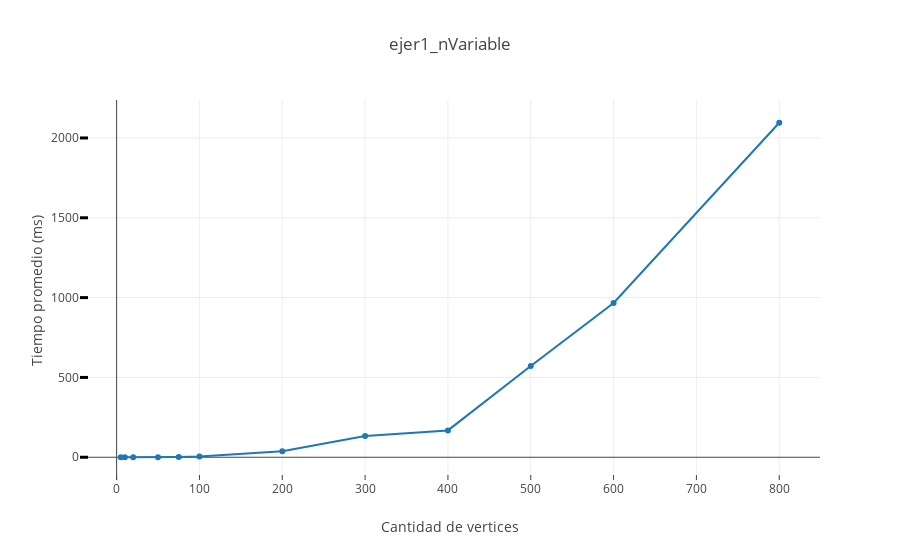

Write notebook code for a chart like this one.
### Code cell
import os
import plotly
import pandas as pd
import numpy as np
import plotly.plotly as py
import plotly.figure_factory as ff
import plotly.graph_objs as go
import collections

plotly.tools.set_credentials_file(username='Fernet', api_key='zC7ogVfVT5UPcpu2VKse')
plotly.offline.init_notebook_mode(connected=True)

#---------------- Settings ----------------

image_ext = "svg" #Extension para bajar los graficos
poda = 5 #Cuantos datos se dejan a cada lado al podar
image_h = 1000
image_w = 1400

#---------------- Funciones ----------------


#Toma el archivo a leer y si se quiere ordenar por tam o por tiempo promedio. Por default, se ordenan por num_tira

#Experimentos 1.1, 2.1 y 3.1, n variable
def procesar_csv_nVar(data_path):
    df = pd.read_csv(data_path, sep = ";")
    cant_exp = df.shape[0] #Shape = (filas, columnas)
    proms = []
    #Ordeno las instancias por tiempo
    df.sort_values("Tiempo", inplace = "True")
    #Descarto los valores en los extremos
    df = df.iloc[poda : cant_exp - poda, :]

    promedio = df["Tiempo"].mean() #Promedio podado de las instancias
    v = df["V"].iloc[0]    
    
    
    ret_data = v, promedio
    
    return ret_data

def procesar_carpeta_nVar(folder_path):
    tam = []
    proms = []
    for root, dirs, files in os.walk(folder_path):
        for file in files:
            if file.endswith(".csv"):
                file = folder_path + "/" + file
                f = open(file, 'r')
                datos = procesar_csv(file)
                tam.append(datos[0])
                proms.append(datos[1])
                f.close()
    
    dict = {"Tam": tam, "Proms": proms}
    df = pd.DataFrame(data = dict)
    df.sort_values("Tam", inplace = True)
    return df

#Experimento 3.2, %const variable
def procesar_csv_pctConstVar(data_path):
    df = pd.read_csv(data_path, sep = ";")
    cant_exp = df.shape[0] #Shape = (filas, columnas)
    pctConst_prom = df["pctConst"].mean().round()
    proms = []
    #Ordeno las instancias por tiempo
    df.sort_values("Tiempo", inplace = "True")
    #Descarto los valores en los extremos
    df = df.iloc[poda : cant_exp - poda, :]

    promedio = df["Tiempo"].mean() #Promedio podado de las instancias
    
    ret_data = pctConst_prom, promedio
    
    return ret_data

def procesar_carpeta_pctConstVar(folder_path):
    tam = []
    proms = []
    for root, dirs, files in os.walk(folder_path):
        for file in files:
            if file.endswith(".csv"):
                file = folder_path + "/" + file
                f = open(file, 'r')
                datos = procesar_csv(file)
                tam.append(datos.Tam)
                proms.append(datos.Prom)
                f.close()
    
    dict = {"Tam": tam, "Proms": proms}
    df = pd.DataFrame(data = dict)
    df.sort_values("Tam", inplace = True)
    return df      

#Toma un vector de tuplas (x, y, nombre) y devuelve una figura con cada tupla de datos
def crear_fig(traces, xtitle, ytitle, fig_title):
    data = []
    for trace in traces:
        #Para que todas las traces sean distintas ademas del color
        i = 0
        modo = str(i)
        i += 1

        new_trace = go.Scatter(
            x = trace[0],
            y = trace[1],
            name = trace[2],
            mode = modo
                
        )
        data.append(new_trace)
    
    layout = go.Layout(
        xaxis=dict(
            tickmode = "auto",
            #nticks = cant_exp,
            ticks = "inside",
            #tick0 = 0,
            #ticklen = 8,
            #dtick = 3,
            title = xtitle,
            tickangle = 0
        ),
        yaxis=dict(
            tick0 = 0,
            zeroline = "False",
            ticks='inside',
            ticklen=8,
            tickwidth=3,
            tickcolor='#000',
            title = ytitle
        ),
        legend=dict(
            x=10,
            y=1,
            traceorder='normal',
            font=dict(
                family='sans-serif',
                size=12,
                color='#000'
            ),
            bgcolor='#E2E2E2',
            bordercolor='#FFFFFF',
            borderwidth=2
        ),
        title = fig_title
    )
    
    return go.Figure(data=data, layout=layout)

#---------------- Script ----------------

#Procesamiento de datos

data_ejer1 = procesar_carpeta("Outputs/Ej1/outsTiempo")
ejer1_tams =  data_ejer1["Tam"]
ejer1_proms =  data_ejer1["Proms"]

# #Traces
ejer1_nVariable_trace = (ejer1_tams, ejer1_proms, "ejer1_nVariable")


# #Graficos

nombre = "ejer1_nVariable"

traces = [ejer1_nVariable_trace]

fig = crear_fig(traces, "Cantidad de vertices", "Tiempo promedio (ms)", nombre)

plotly.offline.iplot(fig)

### Figure 1 — Plotly figure (JSON) as saved in the notebook; plotly's stock layout.template omitted (floating-point values rounded to 4 significant figures)
{"data": [{"mode": "0", "name": "ejer1_nVariable", "type": "scatter", "x": [5, 10, 20, 50, 75, 100, 200, 300, 400, 500, 600, 800], "y": [0, 0, 0, 0.4, 1.525, 4.875, 37.48, 132.9, 168.2, 572.1, 966.1, 2095.0]}], "layout": {"legend": {"bgcolor": "#E2E2E2", "bordercolor": "#FFFFFF", "borderwidth": 2, "font": {"color": "#000", "family": "sans-serif", "size": 12}, "traceorder": "normal", "x": 10, "y": 1}, "title": "ejer1_nVariable", "xaxis": {"tickangle": 0, "tickmode": "auto", "ticks": "inside", "title": "Cantidad de vertices"}, "yaxis": {"tick0": 0, "tickcolor": "#000", "ticklen": 8, "ticks": "inside", "tickwidth": 3, "title": "Tiempo promedio (ms)", "zeroline": "False"}}}
